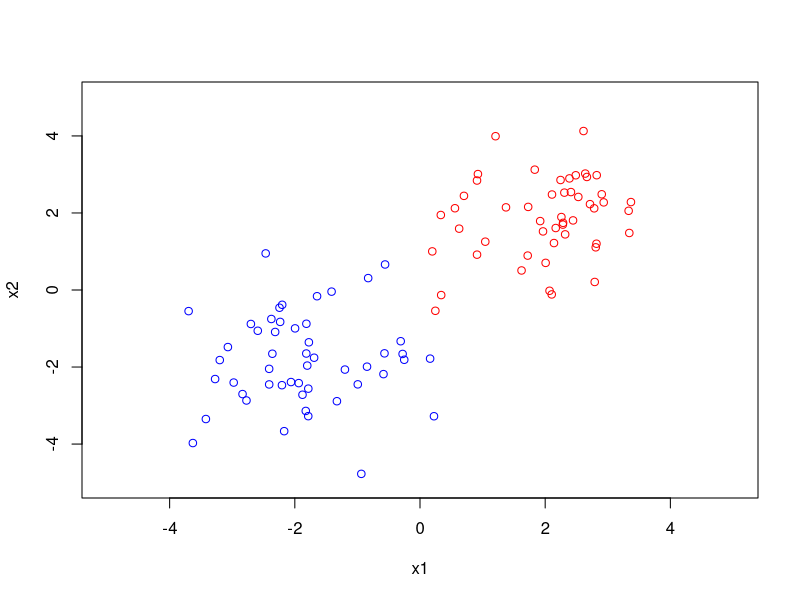
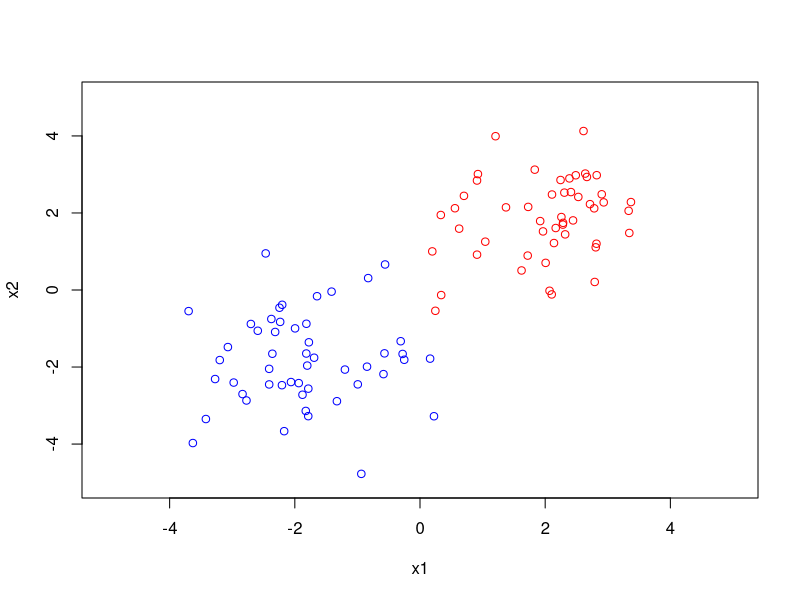
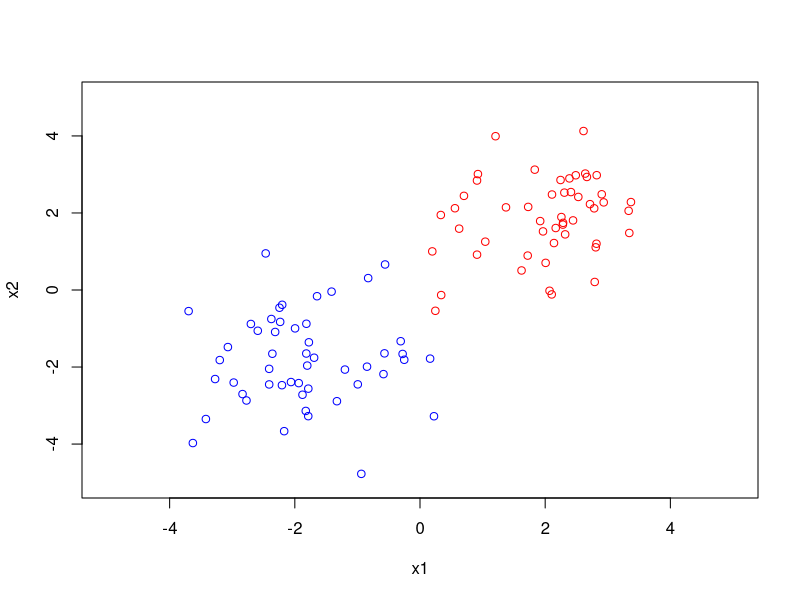
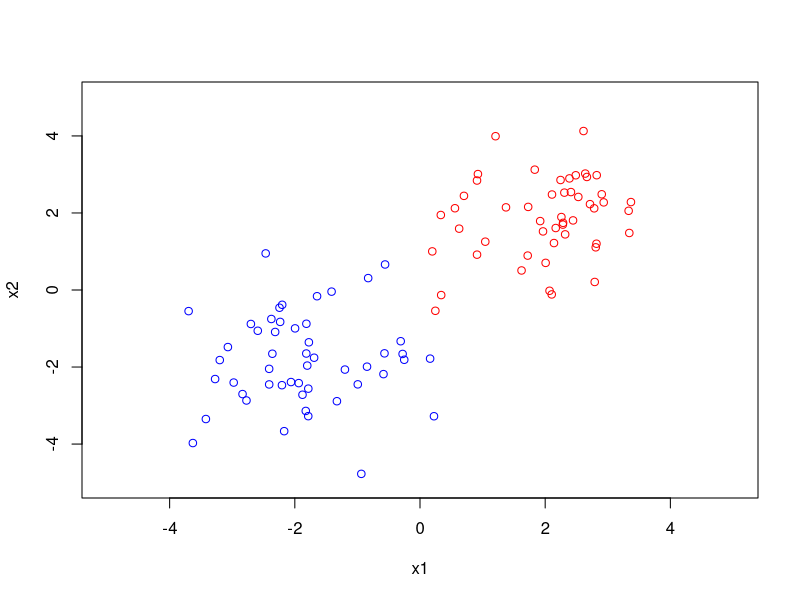
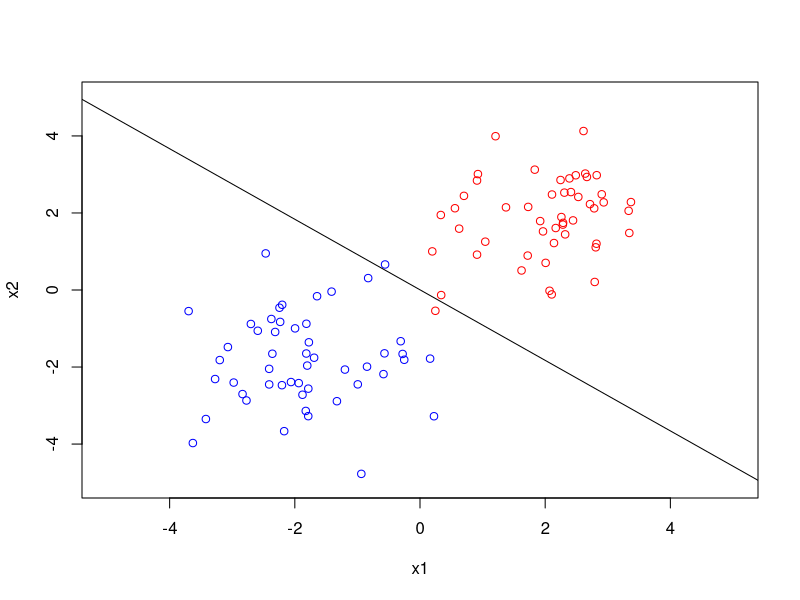
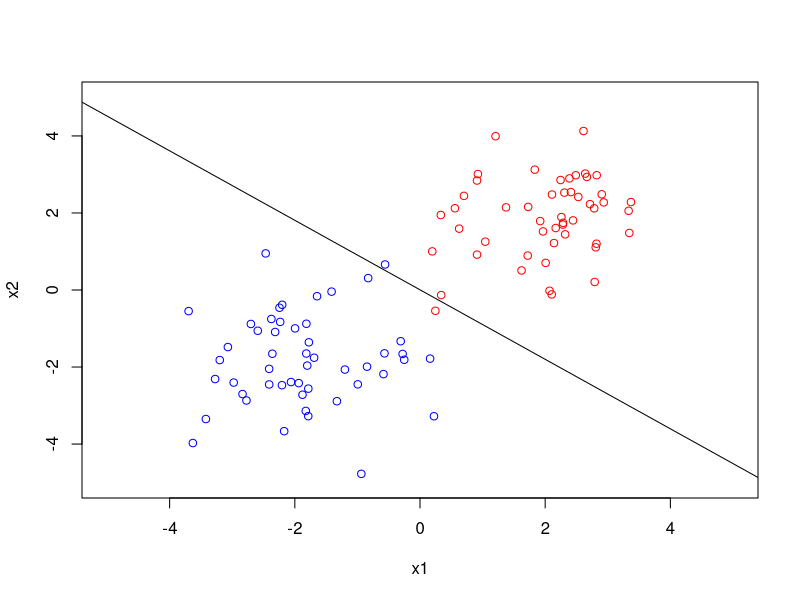
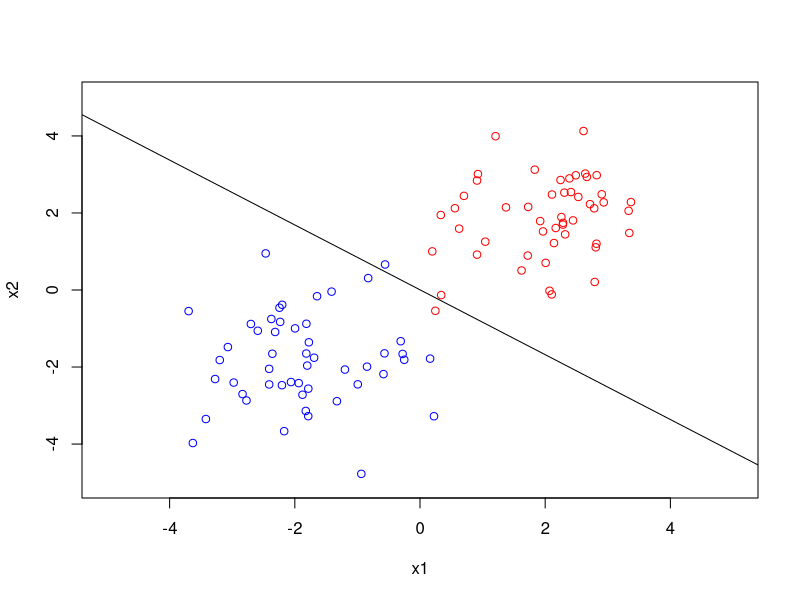
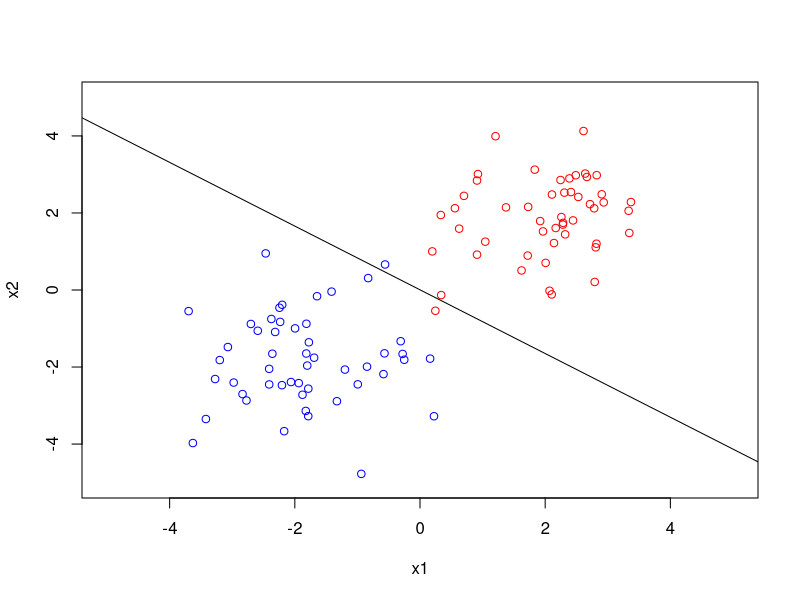

Write the R code that produced these figures, in order.
set.seed(7)
n = 100

x1s = rnorm(n)
# x2s = rnorm(n)
# xs = cbind(x1s, x2s)

# g <- function(x){
#   return(x[2] + x[1])
# }
# print(xs)
# posXs = c()
# negXs = c()
# ys = c()
# for (i in 1:n){
#   if (g(xs[i,]) > 0) {
#     y = 1
#     posXs = rbind(posXs, xs[i,])
#   } else {
#     y = -1
#     negXs = rbind(negXs, xs[i,])
#   }
#   ys = c(ys, y)
# }
# print(posXs)
# print(negXs)
# print(cbind(xs, ys))

# Add two outliers
# xs = rbind(xs, c(-1,-1))
# posXs = rbind(posXs, c(-1,-1))
# ys = c(ys, 1)
# 
# xs = rbind(xs, c(1,1))
# negXs = rbind(negXs, c(1,1))
# ys = c(ys, -1)

####### MORE DISTINCT CLASSES 
posXs = cbind(rnorm(n/2,  1.8, 1), rnorm(n/2,  1.8, 1))
negXs = cbind(rnorm(n/2, -1.8, 1), rnorm(n/2, -1.8, 1))
xs = rbind(posXs, negXs)
ys = c(rep(1, n/2), rep(-1,n/2))

shuffleOrder = sample(nrow(xs))
xs = xs[shuffleOrder,]
ys = ys[shuffleOrder]

refresh <- function(){
  # plot(posXs, negXs, type='n', xlab='x1', ylab='x2', xlim=c(-5,5), ylim=c(-5,5))
  plot(xs[,1], xs[,2], type='n', xlab='x1', ylab='x2', xlim=c(-5,5), ylim=c(-5,5))
  points(posXs[,1], posXs[,2], col="red")
  points(negXs[,1], negXs[,2], col="blue")
}
refresh()

maxIteration = 100
stepSize0 = 5
c = 0.9

w = rnorm(3)
f <- function(x) c(x, 1) %*% w
plot_f <- function(x) -(w[3] + x*w[1])/w[2]

for(i in 1:maxIteration){
  for (j in 1:nrow(xs)){
    cat(j, f(xs[j,]), ys[j], "\n")
    if (f(xs[j,])*ys[j] <= 1){
      # w0 = w[3]
      w = w + (stepSize0/i)*(ys[j]*(c(xs[j,],1))-c*c(w[1],w[2],0))
      # w[3] = w0 + (stepSize0/i)*ys[j]
      # w = w + (stepSize0/i^1.3)*(ys[j]*(c(xs[j,],1))-c*w)/norm(matrix(c(xs[j,],1)))
    }
  }
  print(w)
  # curve(plot_f, add=TRUE)
  # points = seq(-2,2,100)
  # contour(points,points, f(points), levels=0)
  refresh()
  abline(w[3], -w[2]/w[1])
  Sys.sleep(0.1)
}